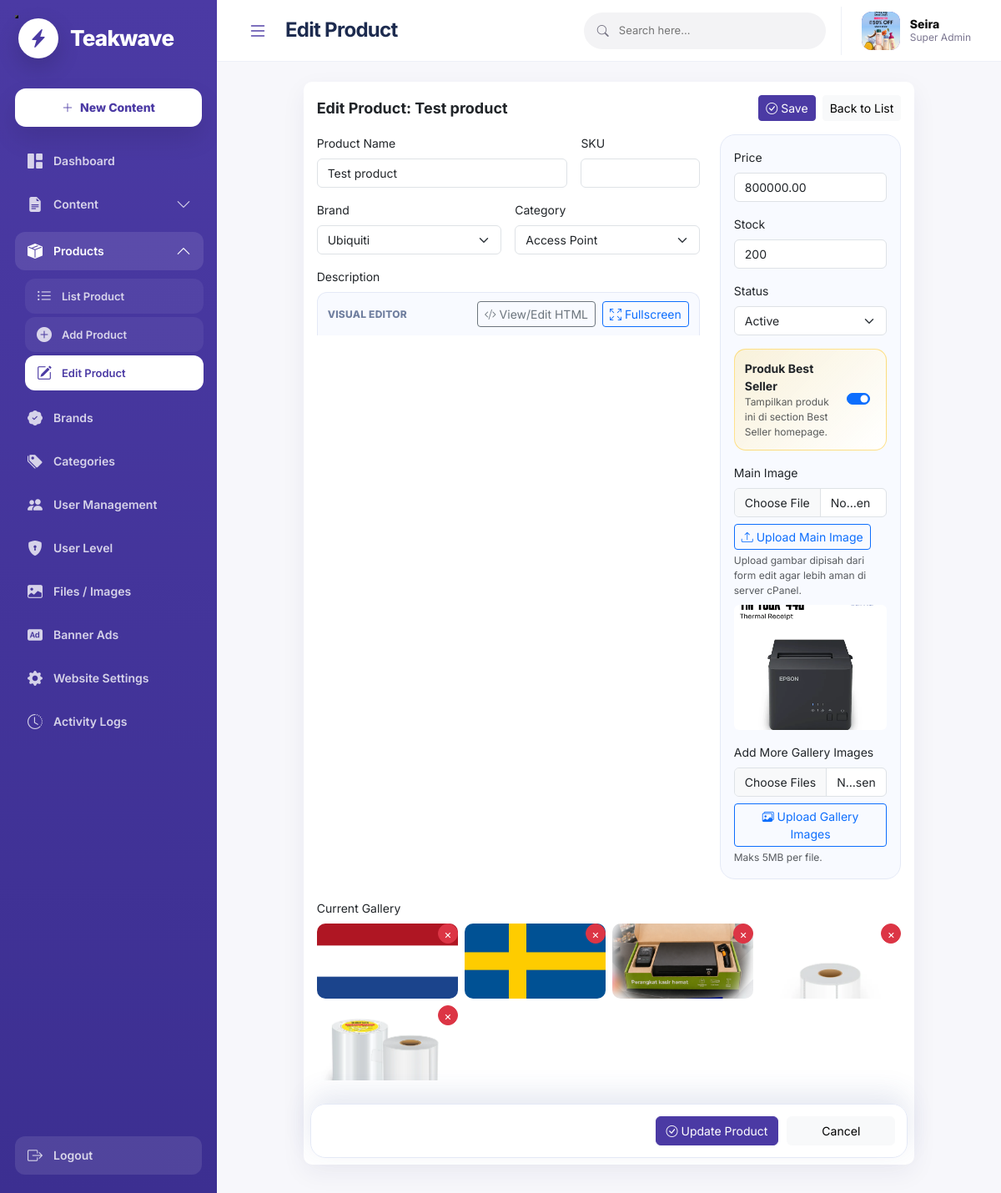
The app's page /utakatik/product-edit.php?id=56 (signed in) with its own data.
### tables this page shows
CREATE TABLE `website_settings` (
  `id` int(11) NOT NULL,
  `setting_key` varchar(120) NOT NULL,
  `setting_value` text DEFAULT NULL,
  `setting_type` varchar(50) DEFAULT 'text',
  `created_at` timestamp NOT NULL DEFAULT current_timestamp(),
  `updated_at` timestamp NULL DEFAULT NULL
);

CREATE TABLE `products` (
  `id` int(11) NOT NULL,
  `name` varchar(200) NOT NULL,
  `sku` varchar(100) DEFAULT NULL,
  `category` varchar(120) DEFAULT NULL,
  `price` decimal(12,2) DEFAULT 0.00,
  `image` varchar(255) DEFAULT NULL,
  `stock` int(11) DEFAULT 0,
  `status` enum('active','inactive') DEFAULT 'active',
  `description` text DEFAULT NULL,
  `created_at` timestamp NOT NULL DEFAULT current_timestamp(),
  `brand_id` int(11) DEFAULT NULL,
  `category_id` int(11) DEFAULT NULL,
  `is_best_seller` int(1) NOT NULL,
  `updated_at` timestamp NULL DEFAULT NULL
);

CREATE TABLE `brands` (
  `id` int(11) NOT NULL,
  `name` varchar(150) NOT NULL,
  `slug` varchar(170) NOT NULL,
  `logo` varchar(255) DEFAULT NULL,
  `description` text DEFAULT NULL,
  `status` enum('active','inactive') DEFAULT 'active',
  `created_at` timestamp NOT NULL DEFAULT current_timestamp()
);

CREATE TABLE `categories` (
  `id` int(11) NOT NULL,
  `name` varchar(150) NOT NULL,
  `slug` varchar(170) NOT NULL,
  `description` text DEFAULT NULL,
  `status` enum('active','inactive') DEFAULT 'active',
  `created_at` timestamp NOT NULL DEFAULT current_timestamp()
);

CREATE TABLE `product_images` (
  `id` int(11) NOT NULL,
  `product_id` int(11) NOT NULL,
  `image_path` varchar(255) NOT NULL,
  `is_primary` tinyint(1) DEFAULT 0,
  `created_at` timestamp NOT NULL DEFAULT current_timestamp()
);

### utakatik/product-edit.php (the view, shortened to what the rows shown need)
<?php
require_once 'auth/check.php';
    ?>
    <?php exit;
$product_id = clean_int($_POST['id'] ?? ($_GET['id'] ?? 0));
$stmt = $pdo->prepare("SELECT * FROM products WHERE id = ?");
$stmt->execute([$product_id]);
$edit = $stmt->fetch();
$brands = $pdo->query("SELECT * FROM brands WHERE status='active' ORDER BY name")->fetchAll();
$categories = $pdo->query("SELECT * FROM categories WHERE status='active' ORDER BY name")->fetchAll();
$stmt = $pdo->prepare("SELECT * FROM product_images WHERE product_id = ? ORDER BY id DESC");
$stmt->execute([$edit['id']]);
$productImages = $stmt->fetchAll();
include 'includes/header.php';
include 'includes/sidebar.php';
?>
<main class="main-content">
<div class="row justify-content-center">
    <div class="col-xl-10">
        <div class="card soft-card">
            <div class="card-body">
                <div class="d-flex flex-wrap gap-2 justify-content-between align-items-center mb-3">
                    <h5 class="fw-bold mb-0">Edit Product: <?php echo e($edit['name']); ?></h5>
                    <div class="d-flex gap-2"><button type="submit" form="productForm" class="btn btn-primary btn-sm"><i class="bi bi-check-circle"></i> Save</button><a href="products.php" class="btn btn-light btn-sm">Back to List</a></div>
                </div>
                <form id="productForm" method="post" autocomplete="off">
                    <div class="row g-4">
                        <div class="col-lg-8">
                            <div class="row g-3">
                                <div class="col-md-8">
                                    <label class="form-label">Product Name</label>
                                    <input name="name" class="form-control" required value="<?php echo e($edit['name']); ?>">
                                </div>
                                <div class="col-md-6">
                                    <label class="form-label">Brand</label>
                                    <select name="brand_id" class="form-select" required>
                                        <?php foreach($brands as $b): ?>
                                            <option value="<?php echo e($b['id']); ?>" <?php echo ($edit['brand_id']==$b['id'])?'selected':''; ?>>
                                                <?php echo e($b['name']); ?>
                                            </option>
                                        <?php endforeach; ?>
                                    </select>
                                </div>
                                <div class="col-md-6">
                                    <label class="form-label">Category</label>
                                    <select name="category_id" class="form-select" required>
                                        <?php foreach($categories as $c): ?>
                                            <option value="<?php echo e($c['id']); ?>" <?php echo ($edit['category_id']==$c['id'])?'selected':''; ?>>
                                                <?php echo e($c['name']); ?>
                                            </option>
                                        <?php endforeach; ?>
                                    </select>
                                </div>
                            </div>
                        </div>
                        <div class="col-lg-4">
                            <div class="product-side-panel">
                                <div class="mb-3">
                                    <label class="form-label">Price</label>
                                    <input name="price" type="number" min="0" step="0.01" class="form-control" value="<?php echo e($edit['price']); ?>">
                                </div>
                                <div class="mb-3">
                                    <label class="form-label">Stock</label>
                                    <input name="stock" type="number" min="0" class="form-control" value="<?php echo e($edit['stock']); ?>">
                                </div>
                                <div class="mb-3">
                                    <label class="form-label">Status</label>
                                    <select name="status" class="form-select">
                                        <option value="active" <?php echo ($edit['status']==='active')?'selected':''; ?>>Active</option>
                                    </select>
                                </div>
                                <div class="mb-3">
                                    <div class="best-seller-option">
                                        <div class="form-check form-switch m-0">
                                            <input class="form-check-input" type="checkbox" role="switch" id="isBestSellerEdit" name="is_best_seller" value="1" <?php echo !empty($edit['is_best_seller']) ? 'checked' : ''; ?>>
                                        </div>
                                    </div>
                                </div>
                                <div class="mb-3">
                                    <label class="form-label">Main Image</label>
                                    <input name="image" type="file" form="mainImageUploadForm" class="form-control" accept=".jpg,.jpeg,.png,.gif,.webp">
                                    <button type="submit" form="mainImageUploadForm" class="btn btn-outline-primary btn-sm mt-2">
                                        <i class="bi bi-upload"></i> Upload Main Image
                                    </button>
                                    <small class="text-muted d-block mt-1">Upload gambar dipisah dari form edit agar lebih aman di server cPanel.</small>
                                    <?php if(!empty($edit['image'])): ?>
                                        <img src="<?php echo e($edit['image']); ?>" class="mt-2 rounded" style="width:100%;height:150px;object-fit:cover">
                                    <?php endif; ?>
                                </div>
                            </div>
                        </div>
                        <?php if($productImages): ?>
                        <div class="col-12">
                            <div class="row g-2">
                                <?php foreach($productImages as $img): ?>
                                <div class="col-6 col-md-3">
                                    <div class="position-relative">
                                        <img src="<?php echo e($img['image_path']); ?>" style="width:100%;height:90px;object-fit:cover;border-radius:10px">
                                        <button type="submit" form="deleteImageForm-<?php echo e($img['id']); ?>" class="btn btn-sm btn-danger position-absolute top-0 end-0" onclick="return confirm('Delete image?')">×</button>
                                    </div>
                                </div>
                                <?php endforeach; ?>
                            </div>
                        </div>
                        <?php endif; ?>
                    </div>
                </form>
            </div>
        </div>
    </div>
</div>
</main>
<?php include 'includes/footer.php'; ?>

### utakatik/includes/sidebar.php (shortened to what the rows shown need)
<aside class="sidebar">
    <a href="index.php" class="sidebar-brand">
        <span class="sidebar-brand-logo">
            <i class="bi bi-lightning-charge-fill"></i>
        </span>
        <span class="sidebar-brand-text">
            <?php echo e(function_exists('get_website_setting') ? get_website_setting('site_name', 'Digitaria') : 'Digitaria'); ?>
        </span>
    </a>
</aside>

### records on screen
website_settings: setting_value "Teakwave"
products: name "Test product", brand_id "Ubiquiti", category_id "Access Point", price "800000.00", stock "200", status "Active", is_best_seller "☑", image (picture)
product_images: image_path (picture)
product_images: image_path (picture)
product_images: image_path (picture)
product_images: image_path (picture)
product_images: image_path (picture)

### other values on screen
$page_title "Edit Product"
current_user_name() "Seira"
current_user_role() "Super Admin"
